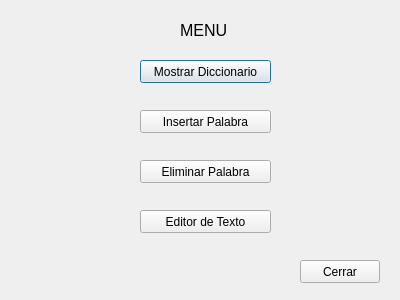
<?xml version="1.0" encoding="UTF-8"?>
<ui version="4.0">
 <class>predictormenu</class>
 <widget class="QDialog" name="predictormenu">
  <property name="geometry">
   <rect>
    <x>0</x>
    <y>0</y>
    <width>400</width>
    <height>300</height>
   </rect>
  </property>
  <property name="windowTitle">
   <string>Dialog</string>
  </property>
  <widget class="QPushButton" name="mostrar">
   <property name="geometry">
    <rect>
     <x>140</x>
     <y>60</y>
     <width>131</width>
     <height>23</height>
    </rect>
   </property>
   <property name="text">
    <string>Mostrar Diccionario</string>
   </property>
  </widget>
  <widget class="QPushButton" name="insertar">
   <property name="geometry">
    <rect>
     <x>140</x>
     <y>110</y>
     <width>131</width>
     <height>23</height>
    </rect>
   </property>
   <property name="text">
    <string>Insertar Palabra</string>
   </property>
  </widget>
  <widget class="QPushButton" name="eliminar">
   <property name="geometry">
    <rect>
     <x>140</x>
     <y>160</y>
     <width>131</width>
     <height>23</height>
    </rect>
   </property>
   <property name="text">
    <string>Eliminar Palabra</string>
   </property>
  </widget>
  <widget class="QPushButton" name="editor">
   <property name="geometry">
    <rect>
     <x>140</x>
     <y>210</y>
     <width>131</width>
     <height>23</height>
    </rect>
   </property>
   <property name="text">
    <string>Editor de Texto</string>
   </property>
  </widget>
  <widget class="QPushButton" name="cerrar">
   <property name="geometry">
    <rect>
     <x>300</x>
     <y>260</y>
     <width>80</width>
     <height>23</height>
    </rect>
   </property>
   <property name="text">
    <string>Cerrar</string>
   </property>
  </widget>
  <widget class="QLabel" name="label">
   <property name="geometry">
    <rect>
     <x>180</x>
     <y>20</y>
     <width>51</width>
     <height>21</height>
    </rect>
   </property>
   <property name="font">
    <font>
     <pointsize>12</pointsize>
    </font>
   </property>
   <property name="text">
    <string>MENU</string>
   </property>
  </widget>
 </widget>
 <resources/>
 <connections>
  <connection>
   <sender>cerrar</sender>
   <signal>clicked()</signal>
   <receiver>predictormenu</receiver>
   <slot>close()</slot>
   <hints>
    <hint type="sourcelabel">
     <x>339</x>
     <y>271</y>
    </hint>
    <hint type="destinationlabel">
     <x>199</x>
     <y>149</y>
    </hint>
   </hints>
  </connection>
 </connections>
</ui>
